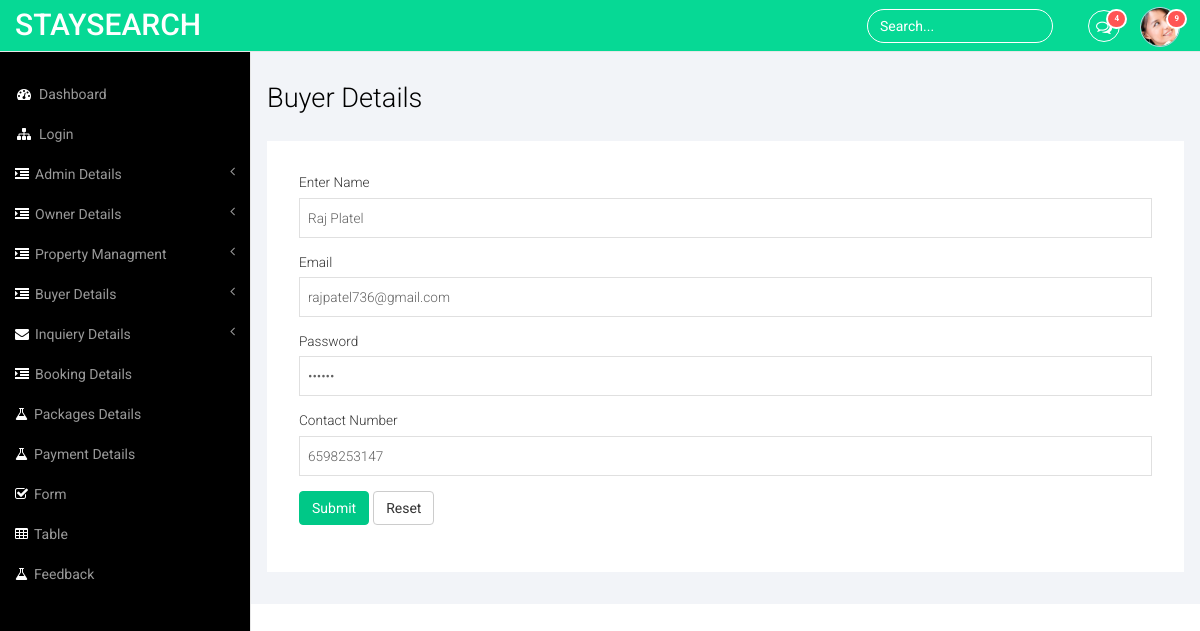
Page /Adminpanel/editbuyer.php?eid=18 on the committed database.
### tables this page shows
CREATE TABLE `tbl_user` (
  `user_id` int(25) NOT NULL,
  `user_name` varchar(25) NOT NULL,
  `user_email` varchar(25) NOT NULL,
  `user_password` varchar(15) NOT NULL,
  `user_mobileno` bigint(10) NOT NULL
);

### Adminpanel/editbuyer.php (the view, shortened to what this page needs)
<?php
     require './class/apclass.php';
     $editid = $_GET['eid'];
     $selectq = mysqli_query($connection, "select * from tbl_user where user_id='{$editid}'") or die(mysqli_error($connection));
     $selectraw = mysqli_fetch_array($selectq);
?>
<!DOCTYPE HTML>
<html>
<head>
<link href="css/bootstrap.min.css" rel='stylesheet' type='text/css' />
<link href="css/style.css" rel='stylesheet' type='text/css' />
<link href="css/font-awesome.css" rel="stylesheet">
</head>
<body>
<div id="wrapper">
     <?php
        include './theampart/header.php';
        include './theampart/sidebar.php';
     ?>
      <div id="page-wrapper">
        <div class="col-md-12 graphs">
	   <div class="xs">
  	    <h3>Buyer Details</h3>
  	    <div class="well1 white">
                <form id="myform" class="form-floating ng-pristine ng-invalid ng-invalid-required ng-valid-email ng-valid-url ng-valid-pattern" method="post" enctype="multipart/form-data" novalidate="novalidate" ng-submit="submit()">
          <fieldset>
            <div class="form-group">
              <label class="control-label">Enter Name</label>
              <input type="text" re class="form-control1 ng-invalid ng-invalid-required ng-touched" value="<?php echo $selectraw['user_name']?>" ng-model="model.name" name="bname" required>
            </div>
            <div class="form-group">
              <label class="control-label">Email</label>
              <input type="email" class="form-control1 ng-invalid ng-valid-email ng-invalid-required ng-touched" value="<?php echo $selectraw['user_email']?>" ng-model="model.email" name="bmail" required>
            </div>
            <div class="form-group">
              <label class="control-label">Password</label>
              <input type="password" class="form-control1 ng-invalid ng-invalid-required ng-touched" value="<?php echo $selectraw['user_password']?>" ng-model="model.password" name="bpass" required>
            </div>
            <div class="form-group">
              <label class="control-label">Contact Number</label>
              <input type="text" class="form-control1 ng-invalid ng-invalid-required ng-valid-pattern ng-touched" value="<?php echo $selectraw['user_mobileno']?>" ng-model="model.number" name="bnum" ng-pattern="/[0-9]/" required>
            </div>
             <div class="form-group">
              <button type="submit" class="btn btn-primary">Submit</button>
              <button type="reset" class="btn btn-default">Reset</button>
            </div>
          </fieldset>
        </form>
      </div>
    </div>
   </div>
      </div>
   </div>
<link href="css/custom.css" rel="stylesheet">
</body>
</html>

### Adminpanel/css/style.css (style rules this page uses)
h4, h5, h6, h1, h2, h3 { margin-top: 0; }
html, body { font-family: 'Roboto', sans-serif; font-size: 100%; background:#000; overflow-x: hidden; }
.graphs { padding: 2em 1em; background: #f2f4f8; font-family: 'Roboto', sans-serif; }
.form-control1, .form-control_2.input-sm { border: 1px solid #e0e0e0; padding: 5px 8px; color: #616161; background: #fff; box-shadow: none !important; width: 100%; font-size: 0.85em; font-weight: 300; height: 40px; border-radius: 0; -webkit-appearance: none; }
.xs h3, .widget_head { color:#000; font-size:1.7em; font-weight:300; margin-bottom: 1em; }
.btn-primary { background-color: rgb(0, 200, 135) !important; border-color: rgb(0, 200, 135) !important; color: #fff; }
.radio label, .checkbox label, label { font-size: 0.85em; font-weight:300; vertical-align: middle; }
.well1 { background:#fff; padding:2em; }

### Adminpanel/css/custom.css (style rules this page uses)
#wrapper { width: 100%; }
#page-wrapper { min-height: 568px; background-color: #fff; }
@media (min-width:768px) { #page-wrapper { position: inherit; margin: 0 0 0 250px; border-left: 1px solid #e7e7e7; } }

### rows in the picture
tbl_user: bname "Raj Platel", bmail "rajpatel736@gmail.com", bnum "6598253147"
